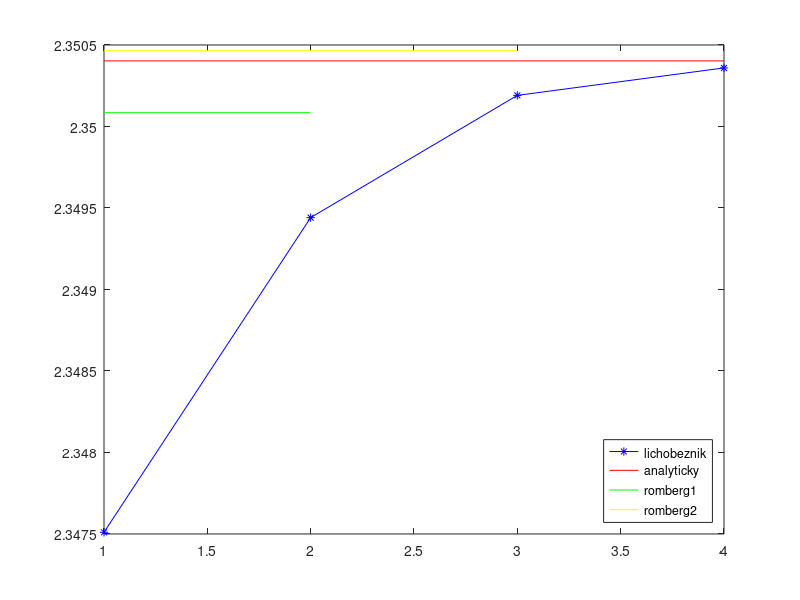

The MATLAB source for this figure:
function romberg

f = inline('sin(x)*exp(cos(x))','x');

% slozene lichobeznikove pravidlo
function [integral] = lichobeznik(funkce,odkud,kam,krok)
    xArr=odkud:krok:kam;
    integral=0;
    for x=xArr
        % secteme vsechny funkcni hodnoty, ktere se opakuji dvakrat
    	integral=integral+funkce(x);
    end;
    % a odecteme povoliny kraju
    integral=integral-0.5*funkce(xArr(1))-0.5*funkce(xArr(size(xArr,2)));
    integral=integral*krok;
end

integ=zeros(4,1);
h0=0.1;
for i=1:4,
%  h=h0^(i)
  h=h0/(2^(i-1))
  integ(i)=lichobeznik(f,0,pi,h);
end;
integ

%presna hodnota:
v=(exp(1)-exp(-1));
%integ () od zadu: 
r1=4/3*integ(2)-1/3*integ(1)
r2=64/45*integ(3)-20/45*integ(2)+1/45*integ(1)

figure
plot(1:4,integ,'*-b',[1 4], [v v],'r',[1 2], [r1 r1], 'g',[1 3], [r2,r2],'y');
legend('lichobeznik', 'analyticky','romberg1','romberg2','Location','southeast')
end
